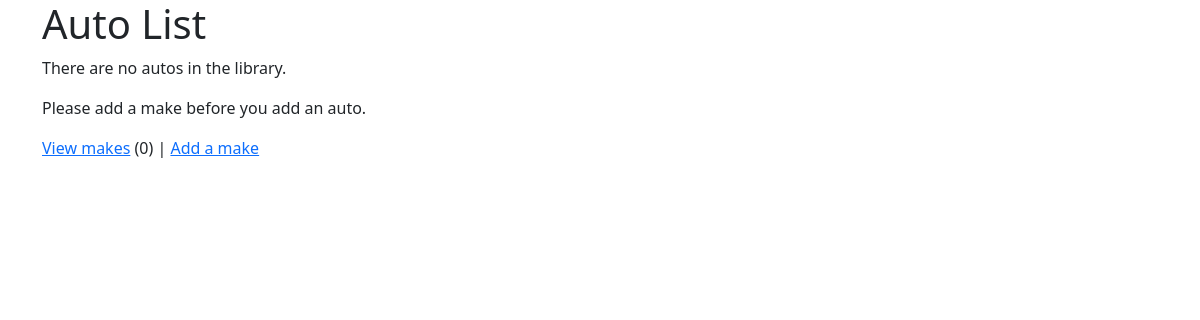
The app's page /autos/ (signed in), older data.
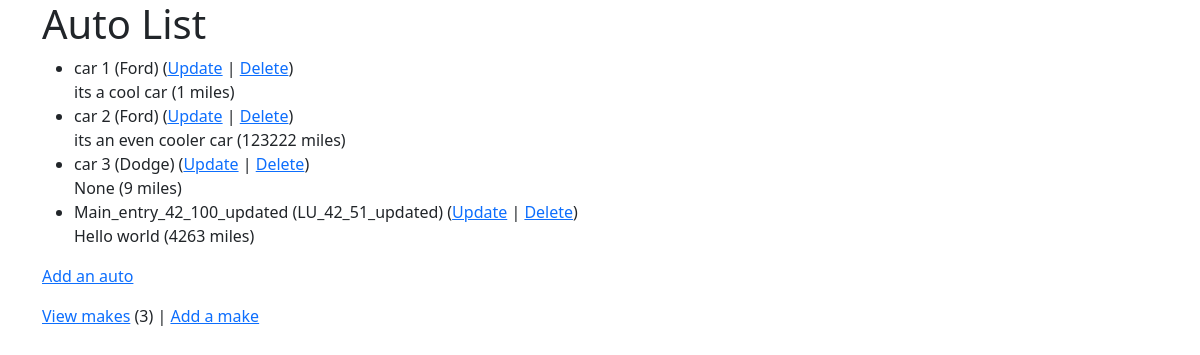
The same page, newer data.
### autos/models.py (models this page shows, shortened)
class Auto(models.Model):
    nickname = models.CharField(
        max_length=200,
        validators = [MinLengthValidator(2, "Nickname must be greater than 1 character")]
    )
    mileage = models.PositiveIntegerField()
    comments = models.CharField(max_length=300)
    make = models.ForeignKey('Make', on_delete=models.CASCADE, null=False)

class Make(models.Model):
    name = models.CharField(
        max_length=200,
        help_text='Enter a make (e.g. Dodge)',
        validators = [MinLengthValidator(2,"Make must be greater than 1 character")]
    )
    def __str__(self):
        return self.name

### autos/views.py (the view)
# urls.py: path('', views.MainView.as_view(), name='all'),
class MainView(LoginRequiredMixin, View):
    def get(self, request):
        mc = Make.objects.count()
        al = Auto.objects.all()
        ctx = {'make_count': mc, 'auto_list': al}
        return render(request, 'autos/auto_list.html', ctx)

### autos/templates/autos/auto_list.html
{% extends "base_bootstrap.html" %}
{% block content %}
  <h1>Auto List</h1>
  {% if auto_list %}
  <ul>
    {% for auto in auto_list %}
      <li>
          {{ auto.nickname }} ({{ auto.make }})
          (<a href="{% url 'autos:auto_update' auto.id %}">Update</a> |
          <a href="{% url 'autos:auto_delete' auto.id %}">Delete</a>) <br/>
          {{ auto.comments }} ({{ auto.mileage }} miles)
      </li>
    {% endfor %}
  </ul>
  {% else %}
    <p>There are no autos in the library.</p>
  {% endif %}
  <p>
    {% if make_count > 0 %}
      <a href="{% url 'autos:auto_create' %}">Add an auto</a>
    {% else %}
      Please add a make before you add an auto.
    {% endif %}
  </p>
  <p>
  <a href="{% url 'autos:make_list' %}">View makes</a> ({{ make_count }}) |
    <a href="{% url 'autos:make_create' %}">Add a make</a>
  </p>
{% endblock %}

### home/templates/base_bootstrap.html (shortened to what this page needs)
<!DOCTYPE html>
<html>
<head>
<link href="https://cdn.jsdelivr.net/npm/bootstrap@5.0.2/dist/css/bootstrap.min.css" rel="stylesheet">
<link rel="stylesheet" href="https://use.fontawesome.com/releases/v5.8.1/css/all.css">
<link rel="stylesheet" href="https://use.fontawesome.com/releases/v5.8.1/css/v4-shims.css">
</head>
<body>
<div class="container">
{% block content %}
{% endblock %}
</div>
</body>
</html>

Row changes from the older to the newer data that the page shows:
added Auto: nickname "car 1", make "Ford", comments "its a cool car", mileage "1"
added Auto: nickname "car 2", make "Ford", comments "its an even cooler car", mileage "123222"
added Auto: nickname "car 3", make "Dodge", comments "None", mileage "9"
added Auto: nickname "Main_entry_42_100_updated", make "LU_42_51_updated", comments "Hello world", mileage "4263"
Text that changed along with them:
{{ make_count }}: "0" → "3"
text no longer shown: "There are no autos in the library. Please add a make before you add an auto."
text now shown: "Add an auto"
